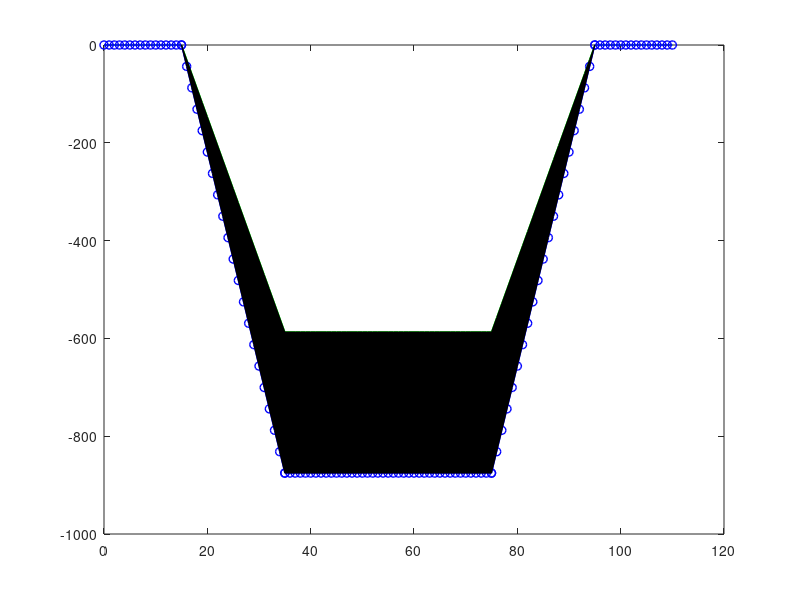

Source code (MATLAB): (Note: this script raises an error after producing the figure.)
%% ploting analytical results
E1=70;E2=0;F=8;%elastic modulus and force
%E2=1.9041;
b=12;h=20%b is width and h is height of the specimen
%{
Znc=E1*h^2*b/[4*(E1*b*h+pi*r^2*(E2-E1))];
EIzz=E2*(pi*r^4/4+pi*r^2*Znc^2)+E1*[b*(h/2)^3/12-pi*r^4/4+Znc^2*(b*h/2-pi*r^2)]+E1*[b*(h/2)^3/12+(h/2-Znc)^2*b*h/2];
STRAIN=F*L*Znc*10^6/(2*EIzz)
%}

r=1;%radius is 1mm
Znc=E1*h^2*b/[4*(E1*b*h+pi*r^2*(E2-E1))];
EIzz=E2*(pi*r^4/4+pi*r^2*Znc^2)+E1*[b*(h/2)^3/12-pi*r^4/4+Znc^2*(b*h/2-pi*r^2)]+E1*[b*(h/2)^3/12+(h/2-Znc)^2*b*h/2];
x1=0:1:15;
y1=0+0*x1;
x2=15:1:35;
y2=(x2-15)*F*Znc*10^6/(2*EIzz);
y_2=(x2-15)*F*(Znc-r)*10^6/(2*EIzz);% the case that fibre is attached on upper edge
y_2_=(x2-15)*F*(Znc+r)*10^6/(2*EIzz);% the case that fibre is attached on lower edge
x3=35:1:75;
y3=20*F*Znc*10^6/(2*EIzz)+0*x3;
y_3=20*F*(Znc-r)*10^6/(2*EIzz)+0*x3;% the case that fibre is attached on upper edge
y_3_=20*F*(Znc+r)*10^6/(2*EIzz)+0*x3;% the case that fibre is attached on lower edge
x4=75:1:95;
y4=(95-x4)*F*Znc*10^6/(2*EIzz);
y_4=(95-x4)*F*(Znc-r)*10^6/(2*EIzz);% the case that fibre is attached on upper edge
y_4_=(95-x4)*F*(Znc+r)*10^6/(2*EIzz);% the case that fibre is attached on lower edge
x5=95:1:110;
y5=0+0*x5;
x=[x1 x2 x3 x4 x5];
y=[y1*(-1) y2*(-1) y3*(-1) y4*(-1) y5*(-1)];
y_up=[y1*(-1) y_2*(-1) y_3*(-1) y_4*(-1) y5*(-1)];
y_low=[y1*(-1) y_2_*(-1) y_3_*(-1) y_4_*(-1) y5*(-1)];
plot(x,y,'--r','LineWidth',1);
hold on
plot(x,y_up,'-g','LineWidth',1);
hold on
plot(x,y_low,'-ob','LineWidth',1);

p=patch([x fliplr(x)], [y_up fliplr(y_low)], 'k')

alpha(p,0.1)

xlabel('Position(mm)','FontName','Times New Roman','Fontsize',56)
set(gca,'FontName','Times New Roman','FontSize',56)
ylabel('Microstrain(\mu\epsilon)','FontName','Times New Roman','Fontsize',56)
set(gca,'FontName','Times New Roman','FontSize',56)

ylim([-1200 0])

%legend('2mm','4mm','6mm','Fontsize',16)
%legend('Capillary center','Capillary upper boundary','Capillary lower boundary','FontSize',40)
